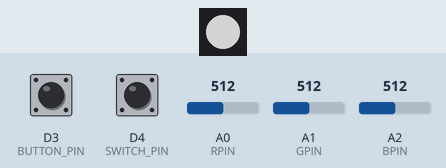
Simulated run of this sketch. Board: Arduino Nano 33 IoT. Shown: 1 RGB LEDs in strip order, left to right. The inputs (shaded band) are chosen by the test bench; at power-on: A0 (RPIN) = 512, A1 (GPIN) = 512, A2 (BPIN) = 512, D3 (BUTTON_PIN) HIGH, D4 (SWITCH_PIN) HIGH. Dim RGB values are drawn brighter than linear; WiFi joins after 1.5 s; servers stay silent unless stated; uploads are accepted with an empty reply; not simulated (calls return 0 or success): arduino_secrets.h; what the sketch prints to the serial monitor is not drawn.

Above: at 7.9 s.
8.0 s: A0 (RPIN) set to 716
At 8.6 s:
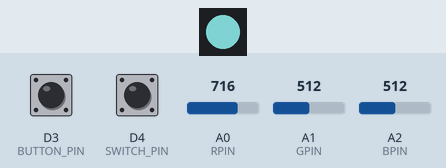
9.5 s: A1 (GPIN) set to 716
At 9.8 s:
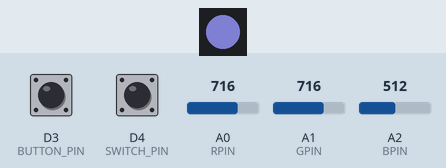
11.0 s: A2 (BPIN) set to 422
At 12.1 s:
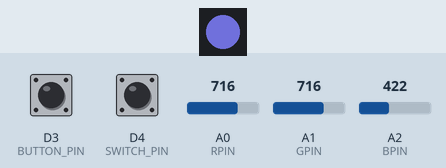
12.5 s: A2 (BPIN) set to 390
At 13.3 s:
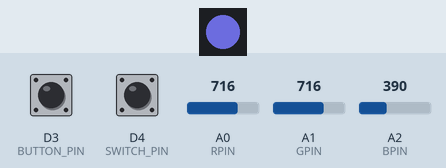
14.0 s: A0 (RPIN) set to 696
At 14.4 s:
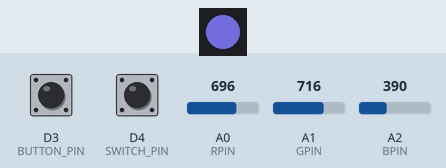
15.5 s: A1 (GPIN) set to 689
At 16.7 s:
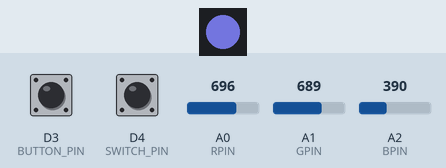
Timing chart, 0 to 18.0 s (numbered marks = the images above; inputs shaded):
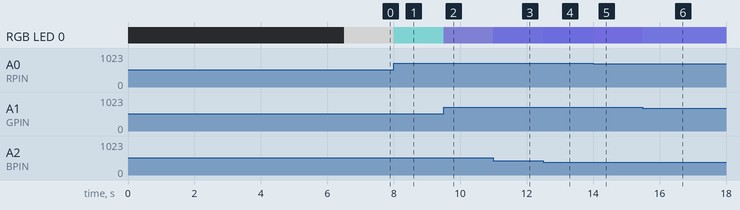

The sketch:

PhilipsHueController.ino
```cpp
/*
    Philips Hue Controller
    Frank Dulko

    Takes three analog inputs as red, green, blue values, and converts
    the color to HSL before sending to Philips light.

    Values are sent when pus hbutton is released. Uses AceButton library
    to manage button.

    Uses single neopixel to preview color.

    Uses switch to turn the philips light on and off.
*/

#include <SPI.h>
#include <Adafruit_NeoPixel.h>
#include <WiFiNINA.h>   // for Nano 33 IoT, MKR1010
#include <ArduinoHttpClient.h>
#include "arduino_secrets.h"
#include <AceButton.h>
using namespace ace_button;

#define RPIN A0
#define GPIN A1
#define BPIN A2
#define BRI_PIN A3
#define PIXEL_PIN 2
#define NUMPIXELS 1
#define BUTTON_PIN 3
#define SWITCH_PIN 4
#define ON 1
#define OFF 0

AceButton button(BUTTON_PIN);
Adafruit_NeoPixel pixels(NUMPIXELS, PIXEL_PIN, NEO_GRB + NEO_KHZ800);

void handleEvent(AceButton*, uint8_t, uint8_t);

int r, g, b, bri, switchState, lastSwitchState, h, s, l;
float hue, sat, lum;

int status = WL_IDLE_STATUS;      // the Wifi radio's status
char hueHubIP[] = "172.22.151.226";  // IP address of the HUE bridge
String hueUserName = "HUR8ubtDPPVmSWzVIciwT-sbL8eX3ROFF-E77ZP5"; // hue bridge username

// make a wifi instance and a HttpClient instance:
WiFiClient wifi;
HttpClient httpClient = HttpClient(wifi, hueHubIP);
// change the values of these two in the arduino_serets.h file:
char ssid[] = SECRET_SSID;
char pass[] = SECRET_PASS;

void setup() {
  //Initialize serial and wait for port to open:
  Serial.begin(9600);
  if (!Serial); delay(3000);// wait for serial port to connect.

  //  //attempt to connect to Wifi network:
  while ( status != WL_CONNECTED) {
    Serial.print("Attempting to connect to WPA SSID: ");
    Serial.println(ssid);
    // Connect to WPA/WPA2 network:
    status = WiFi.begin(ssid, pass);
    delay(2000);
  }

  // you're connected now, so print out the data:
  Serial.print("You're connected to the network IP = ");
  IPAddress ip = WiFi.localIP();
  Serial.println(ip);

  pinMode(BUTTON_PIN, INPUT_PULLUP);
  pinMode(SWITCH_PIN, INPUT_PULLUP);
  button.setEventHandler(handleEvent);

  //Set up initial state
  switchState = digitalRead(SWITCH_PIN);
  lastSwitchState = switchState;

  String state = switchState == ON ? "true" : "false";
  pixels.begin();
  pixels.setBrightness(254);

  getRGB();
  pixels.setPixelColor(0, pixels.Color(r, g, b));
  pixels.show();

  RGBtoHSL(r, g, b);

  String cmd[4] = {"on", "hue", "bri", "sat"};
  String values[4] = {state, String(h), String(l), String(s)};
  sendRequest(3, cmd, values);
  ////////////////////////
}

void loop() {
  button.check();

  handleSwitch();

  pixels.clear();

  getRGB();

  pixels.setPixelColor(0, pixels.Color(r, g, b));

  pixels.show();

  RGBtoHSL(r, g, b);
}

void getRGB() {
  r = analogRead(RPIN);
  g = analogRead(GPIN);
  b = analogRead(BPIN);

  r = map(r, 0, 1023, 254, 0);
  g = map(g, 0, 1023, 254, 0);
  b = map(b, 0, 1023, 254, 0);
}

void RGBtoHSL(int r, int g, int b) {
  float rf = float(r) / 254;
  float gf = float(g) / 254;
  float bf = float(b) / 254;
  float minimum = min(min(rf, gf), bf);
  float maximum = max(max(rf, gf), bf);

  lum = 0.5 * (maximum + minimum);

  if (lum < 1) {
    sat = (maximum - minimum) / (1 - abs(2 * lum - 1));
  }
  else if (lum == 1) {
    sat = 0;
  }


  lum *= 100;
  lum = map(lum, 0, 100, 0, 25400);
  lum /= 100;
  l = round(lum);

  sat *= 100;
  sat = map(sat, 0, 100, 0, 25400);
  sat /= 100;
  s = round(sat);

  if (minimum == maximum) {
    hue = 0;
  }

  if (maximum == rf) {
    hue = (gf - bf) / (maximum - minimum);
  }
  else if (maximum == gf) {
    hue = 2 + (bf - rf) / (maximum - minimum);
  }
  else {
    hue = 4 + (rf - gf) / (maximum - minimum);
  }

  hue = hue * 60;
  if (hue < 0) hue = hue + 360;

  h = round(hue);
  h = map(h, 0, 360, 0, 65535);
}

void sendRequest(int light, String cmd[4], String value[4]) {
  // make a String for the HTTP request path:
  String request = "/api/" + hueUserName;
  request += "/lights/";
  request += light;
  request += "/state/";

  String contentType = "application/json";

  String hueCmd = "{";
  // make a string for the JSON command:
  for (int i = 0; i < 4; i++) {
    hueCmd += "\"";
    hueCmd += cmd[i];
    hueCmd += "\":";
    hueCmd += value[i];
    if (i < 3) {
      hueCmd += ",";
    }
  }
  hueCmd += "}";

  // see what you assembled to send:
  Serial.print("PUT request to server: ");
  Serial.println(request);
  Serial.print("JSON command to server: ");
  Serial.println(hueCmd);
  // make the PUT request to the hub:
  httpClient.put(request, contentType, hueCmd);

  // read the status code and body of the response
  int statusCode = httpClient.responseStatusCode();
  String response = httpClient.responseBody();

  Serial.print("Status code from server: ");
  Serial.println(statusCode);
  Serial.print("Server response: ");
  Serial.println(response);
  Serial.println();
}

void handleEvent(AceButton* /* button */, uint8_t eventType,
                 uint8_t /* buttonState */) {
  switch (eventType) {
    case AceButton::kEventPressed:
      break;
    case AceButton::kEventReleased:
      Serial.println("Button Released");
      String cmd[4] = {"on", "hue", "bri", "sat"};
      String values[4] = {"true", String(h), String(l), String(s)};
      sendRequest(3, cmd, values);
      break;
  }
}

void handleSwitch() {
  lastSwitchState = switchState;
  switchState = digitalRead(SWITCH_PIN);

  if (lastSwitchState != switchState) {
    if (switchState == ON) {
      String cmd[4] = {"on", "hue", "bri", "sat"};
      String values[4] = {"true", String(h), String(l), String(s)};
      sendRequest(3, cmd, values);
    }
    else {
      String cmd[4] = {"on", "hue", "bri", "sat"};
      String values[4] = {"false", String(h), String(l), String(s)};
      sendRequest(3, cmd, values);
    }
  }
}
```

Measured:
- after the input at 8.0 s, RGB LED 0: RGB(126, 126, 126) → RGB(76, 126, 126) at once
- after the input at 9.5 s, RGB LED 0: RGB(76, 126, 126) → RGB(76, 76, 126) at once
- after the input at 11.0 s, RGB LED 0: RGB(76, 76, 126) → RGB(76, 76, 149) at once
- after the input at 12.5 s, RGB LED 0: RGB(76, 76, 149) → RGB(76, 76, 157) at once
- after the input at 14.0 s, RGB LED 0: RGB(76, 76, 157) → RGB(81, 76, 157) at once
- after the input at 15.5 s, RGB LED 0: RGB(81, 76, 157) → RGB(81, 82, 157) at once
